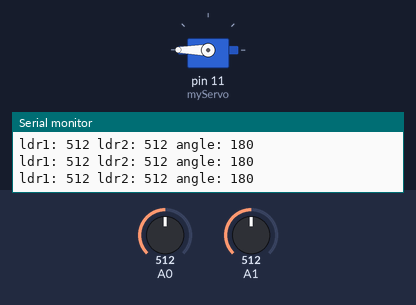
A sketch run on a simulated Arduino Uno, built with avr-gcc and run on an emulated ATmega328P. Shown: servo, the last lines printed to the serial monitor. The test bench sets the inputs (shaded band); at power-on: A0 = 512, A1 = 512.

Above: at 1.2 s.
1.3 s: A0 set to 521
At 2.6 s:
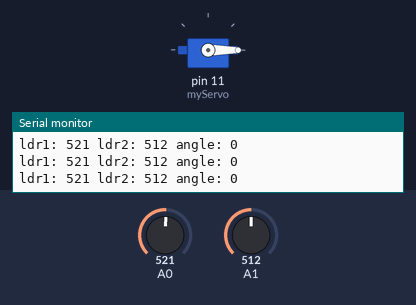
3.7 s: A1 set to 537
At 4.17 s:
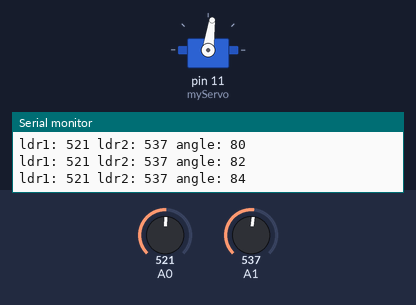
6.1 s: A1 set to 511
At 6.25 s:
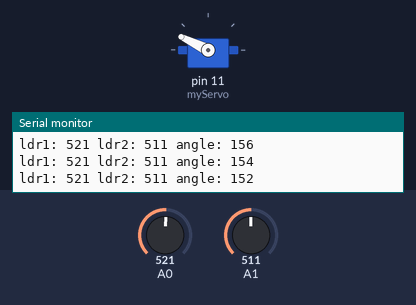
8.5 s: A1 set to 716
At 9.26 s:
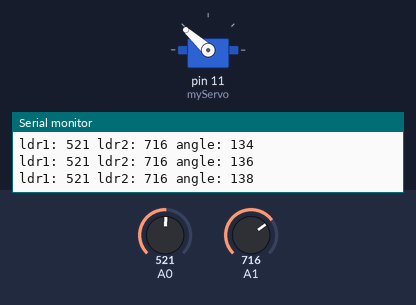
10.9 s: A0 set to 701
12.4 s: A0 set to 727
At 12.86 s:
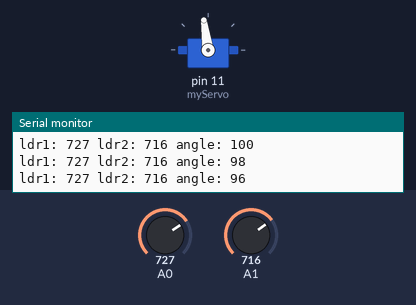
Timing chart, 0 to 15.4 s (numbered marks = the images above; inputs shaded):
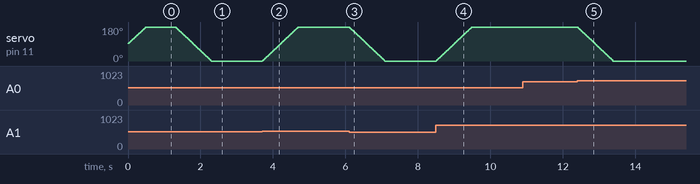

Measured:
- the behaviour switches between 512 and 513 on A0 (found by bisection; images 0 and 1)
- the behaviour switches between 520 and 521 on A1 (found by bisection; images 1 and 2)
- the behaviour switches between 716 and 717 on A0 (found by bisection; images 4 and 5)
- after the input at 1.3 s, servo on pin 11 (myServo): moves from 180° to 0° over 0.98 s, starting at once
- after the input at 3.7 s, servo on pin 11 (myServo): moves from 0° to 180° over 0.98 s, starting at once
- after the input at 6.1 s, servo on pin 11 (myServo): moves from 180° to 0° over 0.98 s, starting at once
- after the input at 8.5 s, servo on pin 11 (myServo): moves from 0° to 180° over 0.98 s, starting at once
- after the input at 12.4 s, servo on pin 11 (myServo): moves from 180° to 0° over 0.98 s, starting at once

The sketch:

Test1.ino
```cpp
//include the servo library:
#include <Servo.h>

//variables for storing values from LDRs:
int ldr1;
int ldr2;
//variable for the servo angle, initial value 90:
int angle = 90;

//create a servo object:
Servo myServo;

void setup()
{
    myServo.attach(11);   //servo is connected to pin 11
    myServo.write(angle); // set servo to starting ange
    Serial.begin(230400);   //start serial communication
}

void determination()
{
    //read both sensor values and and store to variables:
    ldr1 = analogRead(A0);
    ldr2 = analogRead(A1);
}

void control()
{
    //if value from ldr1 is bigger than ldr2,
    //decrease the angle by 2 degrees:
    if (ldr1 > ldr2)
    {
        angle = angle - 2;
    //else increase the angle:
    }
    else if (ldr1 <= ldr2)
    {
        angle = angle + 2;
    }

    //check if the angle has reached the maximum.
    //if it has, set angle to 180.
    if (angle > 180)
    {
        angle = 180;
    }

    //check if the angle has reached the minimum.
    //if it has, set angle to 0:
    if (angle < 0)
    {
        angle = 0;
    }
}

void display()
{
    //print values for debugging purposes:
    Serial.print("ldr1: ");
    Serial.print(ldr1);
    Serial.print(" ldr2: ");
    Serial.print(ldr2);
    Serial.print(" angle: ");
    Serial.println(angle);
}

void actuate()
{
    //write the angle to the servo:
    myServo.write(angle);
}

void loop()
{
    determination();
    control();
    display();
    actuate();
    //a small delay:
    delay(10);
}
```
